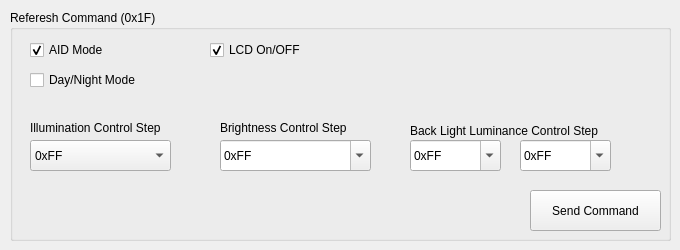
      <widget class="QWidget" name="tab_RefreshCmd">
       <attribute name="title">
        <string>RefreshCmd</string>
       </attribute>
       <widget class="QGroupBox" name="groupBox_11">
        <property name="geometry">
         <rect>
          <x>10</x>
          <y>10</y>
          <width>661</width>
          <height>231</height>
         </rect>
        </property>
        <property name="title">
         <string>Referesh Command (0x1F)</string>
        </property>
        <widget class="QCheckBox" name="checkBox_ref_aid">
         <property name="geometry">
          <rect>
           <x>20</x>
           <y>30</y>
           <width>87</width>
           <height>20</height>
          </rect>
         </property>
         <property name="text">
          <string>AID Mode</string>
         </property>
         <property name="checked">
          <bool>true</bool>
         </property>
        </widget>
        <widget class="QCheckBox" name="checkBox_ref_daymode">
         <property name="geometry">
          <rect>
           <x>20</x>
           <y>60</y>
           <width>261</width>
           <height>20</height>
          </rect>
         </property>
         <property name="toolTip">
          <string>un-checked: Day Mode , checked: Night Mode</string>
         </property>
         <property name="text">
          <string>Day/Night Mode</string>
         </property>
        </widget>
        <widget class="QComboBox" name="comboBox_4">
         <property name="geometry">
          <rect>
           <x>20</x>
           <y>130</y>
           <width>141</width>
           <height>31</height>
          </rect>
         </property>
         <property name="currentText">
          <string>0xFF</string>
         </property>
         <property name="currentIndex">
          <number>22</number>
         </property>
         <item>
          <property name="text">
           <string>1</string>
          </property>
         </item>
         <item>
          <property name="text">
           <string>2</string>
          </property>
         </item>
         <item>
          <property name="text">
           <string>3</string>
          </property>
         </item>
         <item>
          <property name="text">
           <string>4</string>
          </property>
         </item>
         <item>
          <property name="text">
           <string>5</string>
          </property>
         </item>
         <item>
          <property name="text">
           <string>6</string>
          </property>
         </item>
         <item>
          <property name="text">
           <string>7</string>
          </property>
         </item>
         <item>
          <property name="text">
           <string>8</string>
          </property>
         </item>
         <item>
          <property name="text">
           <string>9</string>
          </property>
         </item>
         <item>
          <property name="text">
           <string>10</string>
          </property>
         </item>
         <item>
          <property name="text">
           <string>11</string>
          </property>
         </item>
         <item>
          <property name="text">
           <string>12</string>
          </property>
         </item>
         <item>
          <property name="text">
           <string>13</string>
          </property>
         </item>
         <item>
          <property name="text">
           <string>14</string>
          </property>
         </item>
         <item>
          <property name="text">
           <string>15</string>
          </property>
         </item>
         <item>
          <property name="text">
           <string>16</string>
          </property>
         </item>
         <item>
          <property name="text">
           <string>17</string>
          </property>
         </item>
         <item>
          <property name="text">
           <string>18</string>
          </property>
         </item>
         <item>
          <property name="text">
           <string>19</string>
          </property>
         </item>
         <item>
          <property name="text">
           <string>20</string>
          </property>
         </item>
         <item>
          <property name="text">
           <string>21</string>
          </property>
         </item>
         <item>
          <property name="text">
           <string>22</string>
          </property>
         </item>
         <item>
          <property name="text">
           <string>0xFF</string>
          </property>
         </item>
        </widget>
        <widget class="QLabel" name="label_11">
         <property name="geometry">
          <rect>
           <x>20</x>
           <y>110</y>
           <width>161</width>
           <height>16</height>
          </rect>
         </property>
         <property name="text">
          <string>Illumination Control Step</string>
         </property>
        </widget>
        <widget class="QComboBox" name="comboBox_5">
         <property name="geometry">
          <rect>
           <x>210</x>
           <y>130</y>
           <width>151</width>
           <height>31</height>
          </rect>
         </property>
         <property name="editable">
          <bool>true</bool>
         </property>
         <property name="currentText">
          <string>0xFF</string>
         </property>
         <property name="currentIndex">
          <number>11</number>
         </property>
         <item>
          <property name="text">
           <string>1</string>
          </property>
         </item>
         <item>
          <property name="text">
           <string>2</string>
          </property>
         </item>
         <item>
          <property name="text">
           <string>3</string>
          </property>
         </item>
         <item>
          <property name="text">
           <string>4</string>
          </property>
         </item>
         <item>
          <property name="text">
           <string>5</string>
          </property>
         </item>
         <item>
          <property name="text">
           <string>6</string>
          </property>
         </item>
         <item>
          <property name="text">
           <string>7</string>
          </property>
         </item>
         <item>
          <property name="text">
           <string>8</string>
          </property>
         </item>
         <item>
          <property name="text">
           <string>9</string>
          </property>
         </item>
         <item>
          <property name="text">
           <string>10</string>
          </property>
         </item>
         <item>
          <property name="text">
           <string>11</string>
          </property>
         </item>
         <item>
          <property name="text">
           <string>0xFF</string>
          </property>
         </item>
        </widget>
        <widget class="QLabel" name="label_12">
         <property name="geometry">
          <rect>
           <x>210</x>
           <y>110</y>
           <width>151</width>
           <height>16</height>
          </rect>
         </property>
         <property name="text">
          <string>Brightness Control Step</string>
         </property>
        </widget>
        <widget class="QComboBox" name="comboBox_6">
         <property name="geometry">
          <rect>
           <x>510</x>
           <y>130</y>
           <width>91</width>
           <height>31</height>
          </rect>
         </property>
         <property name="toolTip">
          <string>&lt;html&gt;&lt;head/&gt;&lt;body&gt;&lt;p&gt;input new value and press enter to stroe.&lt;/p&gt;&lt;/body&gt;&lt;/html&gt;</string>
         </property>
         <property name="editable">
          <bool>true</bool>
         </property>
         <property name="currentText">
          <string>0xFF</string>
         </property>
         <property name="currentIndex">
          <number>2</number>
         </property>
         <item>
          <property name="text">
           <string>1</string>
          </property>
         </item>
         <item>
          <property name="text">
           <string>130</string>
          </property>
         </item>
         <item>
          <property name="text">
           <string>0xFF</string>
          </property>
         </item>
        </widget>
        <widget class="QLabel" name="label_13">
         <property name="geometry">
          <rect>
           <x>400</x>
           <y>110</y>
           <width>221</width>
           <height>21</height>
          </rect>
         </property>
         <property name="text">
          <string>Back Light Luminance Control Step</string>
         </property>
        </widget>
        <widget class="QPushButton" name="RefershCmd_Btn">
         <property name="geometry">
          <rect>
           <x>520</x>
           <y>180</y>
           <width>131</width>
           <height>41</height>
          </rect>
         </property>
         <property name="text">
          <string>Send Command</string>
         </property>
        </widget>
        <widget class="QCheckBox" name="checkBox_ref_LCD">
         <property name="geometry">
          <rect>
           <x>200</x>
           <y>30</y>
           <width>111</width>
           <height>20</height>
          </rect>
         </property>
         <property name="text">
          <string>LCD On/OFF</string>
         </property>
         <property name="checked">
          <bool>true</bool>
         </property>
        </widget>
        <widget class="QComboBox" name="comboBox_10">
         <property name="geometry">
          <rect>
           <x>400</x>
           <y>130</y>
           <width>91</width>
           <height>31</height>
          </rect>
         </property>
         <property name="toolTip">
          <string>&lt;html&gt;&lt;head/&gt;&lt;body&gt;&lt;p&gt;input new value and press enter to stroe.&lt;/p&gt;&lt;/body&gt;&lt;/html&gt;</string>
         </property>
         <property name="editable">
          <bool>true</bool>
         </property>
         <property name="currentText">
          <string>0xFF</string>
         </property>
         <property name="currentIndex">
          <number>1</number>
         </property>
         <item>
          <property name="text">
           <string>0</string>
          </property>
         </item>
         <item>
          <property name="text">
           <string>0xFF</string>
          </property>
         </item>
        </widget>
       </widget>
      </widget>
